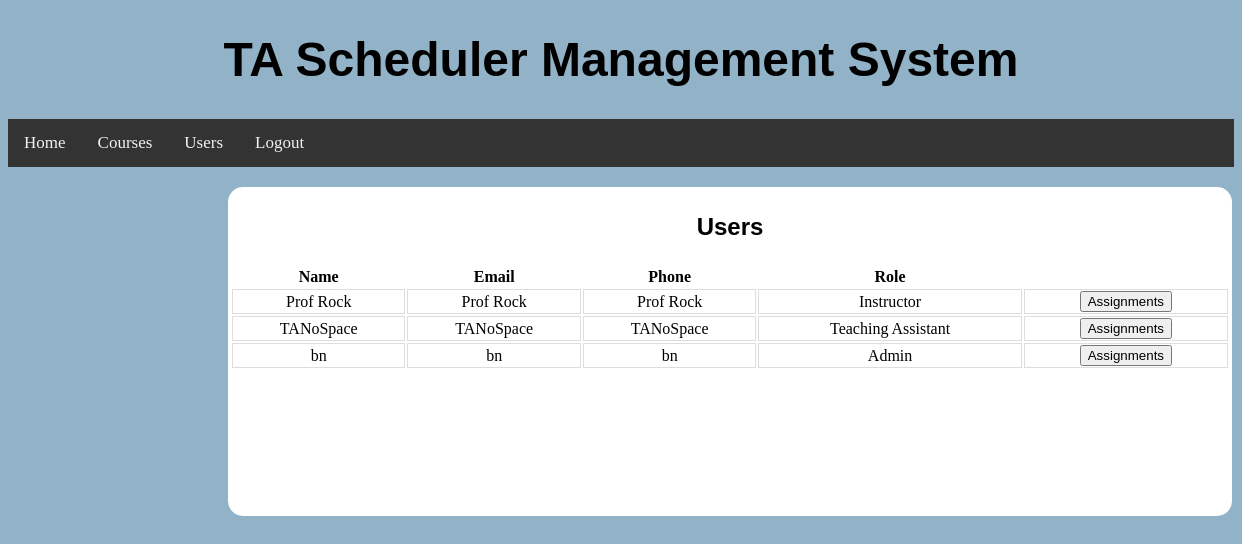
Page /users/ (signed in) on the committed database.
### BackendWork/models.py (models this page shows, shortened)
class MyUser(models.Model):
    ROLE_CHOICES = (('Teaching Assistant', 'TEACHING_ASSISTANT'), ('Instructor', 'INSTRUCTOR'), ('Admin', 'ADMIN'))
    username = models.CharField(max_length=20, unique=True)
    password = models.CharField(max_length=20)
    name = models.CharField(max_length=20)
    email = models.CharField(max_length=20)
    address = models.CharField(max_length=72)
    phone = models.CharField(max_length=10)
    role = models.CharField(max_length=30, choices=ROLE_CHOICES, default='Teaching Assistant')
    assignedClasses = models.ManyToManyField(ClassList, null=True, blank=True)

### BackendWork/views.py (the view, shortened to what this page needs)
# urls.py: path("users/", Users.as_view()),
class Users(View):
    def get(self, request):
        try:
            request.session["user"]
        except:
            return redirect("/")
        return render(request, "users.html", {'sessionUser': MyUser.objects.get(username=request.session["user"]),
                                              'users': MyUser.objects.all()})

### templates/users.html (shortened to what this page needs)
{% load static %}
<!DOCTYPE html>
<html lang="en">
<head>
    <link rel="stylesheet" type="text/css" href="{% static 'css/users.css' %}"/>
</head>
<div class="navContainer">
    <header class="header">
        <h1><a>TA Scheduler Management System</a></h1>
    </header>
    <div class="navigation">
        <li><a href="/home/">Home</a></li>
        <li><a href="/courses/">Courses</a></li>
        <li><a href="/users/">Users</a></li>
        <li><a href="/">Logout</a></li>
    </div>
</div>
<body>
<div class="container">
    <p class=header>Users</p>
    <div class="containerbox">
        <table>
            <tr>
                <th>Name</th>
                <th>Email</th>
                <th>Phone</th>
                <th>Role</th>
            </tr>
            <tr>
                {% for i in users %}
                     {% if editingUser == i.username %}
                         <form action="" method="post">
                         {% csrf_token %}
                             <td><input name="username" placeholder="{{ i.username }}"></td>
                             <td><input name="password" placeholder="{{ i.password }}"></td>
                             <td><input name="name" placeholder="{{ i.name }}"></td>
                             <td><input name="email" placeholder="{{ i.email }}"></td>
                             <td><input name="address" placeholder="{{ i.address }}"></td>
                             <td><input name="phone" placeholder="{{ i.phone }}"></td>
                             <td><select name="role" class="dropdownMenu">
                                 <option value="Admin" {% if i.role == 'Admin' %}selected{% endif %}>Admin</option>
                                 <option value="Instructor" {% if i.role == 'Instructor' %}selected{% endif %}>Instructor</option>
                                 <option value="Teaching Assistant" {% if i.role == 'Teaching Assistant' %}selected{% endif %}>Teaching Assistant</option>
                             </select>
                            </td>
                             <td>
                                 <button name="saveEditUser" value="{{ i.username }}">Save</button>
                         </form>
                         <td>
                             <a href="/users/">
                                 <button>Cancel</button>
                             </a>
                         </td>
                    </td>
                    {% else %}
                         <td>{{ i.name }}</td>
                         <td>{{ i.email }}</td>
                             <td>{{ i.phone }}</td>
                         <td>{{ i.role }}</td>
                         <form action="" method="post">
                            <td>
                                <button name="viewAssignments" value="{{ i.username }}">Assignments</button>
                            </td>
                        </form>
                     {% endif %}
            </tr>
                {% endfor %}
        </table>
    </div>
</div>
</body>
</html>

### TAScheduler/static/css/users.css (style rules this page uses)
html { background: rgb(145, 178, 199); }
.navigation { list-style-type: none; background-color: #333; position: sticky; width: 100%; overflow: auto; }
.navigation li a { float: left; color: #f2f2f2; text-align: center; padding: 14px 16px; text-decoration: none; font-size: 17px; background-color: #333; }
.header { font-family: 'Ubuntu', sans-serif; font-weight: bold; font-size: 24px; text-align: center; }
.th, td { border-bottom: 1px solid #ddd; border-left: 1px solid #ddd; border-top: 1px solid #ddd; border-right: 1px solid #ddd; }
.container { margin-top: 20px; width: 1000px; height: 325px; flex-direction: row; justify-content: center; align-items: center; margin-bottom: 6px; margin-left: 220px; border: 2px solid White; border-radius: 15px; background: white; text-align: center; }
.containerbox { display: grid; width: 1000px; gap: 50px; }

### rows in the picture
MyUser: name "Prof Rock", email "Prof Rock", phone "Prof Rock", role "Instructor"
MyUser: name "TANoSpace", email "TANoSpace", phone "TANoSpace", role "Teaching Assistant"
MyUser: name "bn", email "bn", phone "bn", role "Admin"
